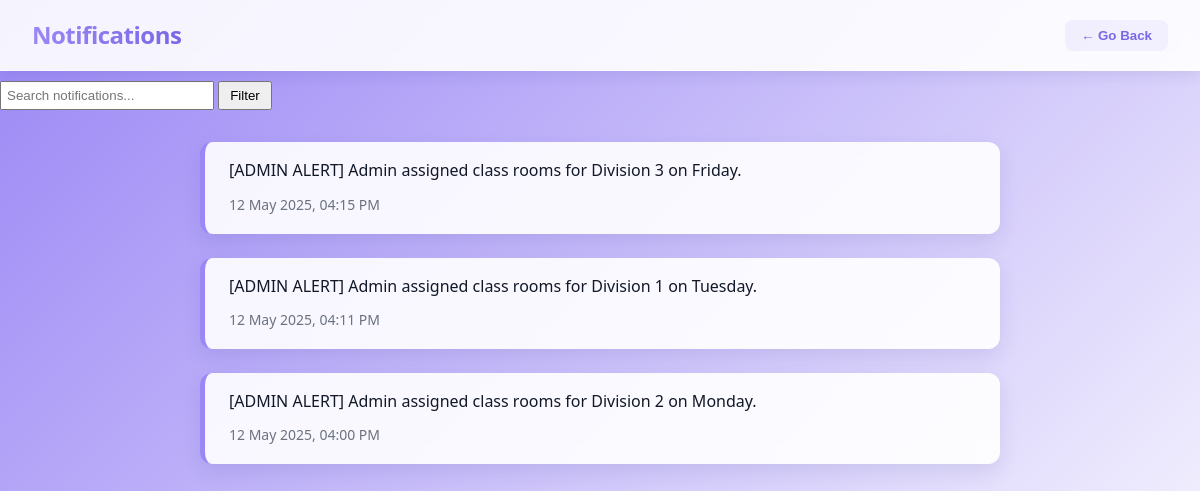
The app's page /notification (signed in) with its own data.
### website/models.py (models this page shows)
class Notification(db.Model):
  id = db.Column(db.Integer, primary_key=True)
  user_id = db.Column(db.Integer, db.ForeignKey('user.id'))
  message = db.Column(db.String(500))
  timestamp = db.Column(db.DateTime(timezone=True), default=func.now())

### website/views.py (the view)
@views.route('/notification')
@login_required
def notification():
    keyword = request.args.get('keyword', '').lower()
    notifications = Notification.query.filter_by(user_id=current_user.id).order_by(Notification.timestamp.desc()).all()
    if keyword:
        notifications = [n for n in notifications if keyword in n.message.lower()]
    return render_template("notifications.html", user=current_user, notifications=notifications, keyword=keyword)

### website/__init__.py (called while the page is built)
def create_app():
    app = Flask(__name__)
    app.config['SECRET_KEY'] = 'love'
    app.config['SQLALCHEMY_DATABASE_URI'] = f'sqlite:///{DB_NAME}'
    db.init_app(app)
    from .views import views
    from .auth import auth
    app.register_blueprint(views, url_prefix='/')
    app.register_blueprint(auth, url_prefix='/')
    from .models import User, Workspace  # Import Workspace model
    with app.app_context():
        db.create_all()
        seed_workspaces()  # Seed default workspaces
    login_manager = LoginManager()
    login_manager.login_view = 'auth.login'
    login_manager.init_app(app)
    @login_manager.user_loader
    def load_user(id):
        return User.query.get(int(id))
    return app

### website/templates/notifications.html (shortened to what this page needs)
<!DOCTYPE html>
<html lang="en">
<head>
    <link rel="stylesheet" href="{{ url_for('static', filename='styles/notifications.css') }}">
</head>
<body>
    <header class="header">
        <h1>Notifications</h1>
        <div class="back">
            <button onclick="goBack()">← Go Back</button>
        </div>
    </header>
    <form method="get" class="filter-form">
        <input type="text" name="keyword" placeholder="Search notifications..." value="{{ keyword }}">
        <button type="submit">Filter</button>
    </form>
    <main class="notifications">
        {% if notifications %}
            {% for notification in notifications %}
            <div class="notification-item">
                <p>{{ notification.message }}</p>
                <span>{{ notification.timestamp.strftime('%d %b %Y, %I:%M %p') }}</span>
            </div>
            {% endfor %}
        {% else %}
            <p>No notifications found.</p>
        {% endif %}
    </main>
</body>
</html>

### website/static/styles/notifications.css (style rules this page uses)
body { background: linear-gradient(135deg, #9b87f5 0%, #ffffff 100%); font-family: 'Segoe UI', Tahoma, Geneva, Verdana, sans-serif; color: #333; margin: 0; padding: 0; line-height: 1.6; min-height: 100vh; overflow-x: hidden; }
.header { background: rgba(255, 255, 255, 0.9); backdrop-filter: blur(8px); border-bottom: 1px solid rgba(255, 255, 255, 0.3); box-shadow: 0 4px 15px rgba(31, 38, 135, 0.1); padding: 1rem 2rem; display: flex; justify-content: space-between; align-items: center; position: sticky; top: 0; z-index: 10; }
.header h1 { font-size: 1.5rem; font-weight: 600; background: linear-gradient(to right, #9b87f5, #7868e6); -webkit-background-clip: text; background-clip: text; -webkit-text-fill-color: transparent; letter-spacing: -0.5px; margin: 0; }
.back button { background: rgba(155, 135, 245, 0.1); border: none; color: #7868e6; padding: 0.5rem 1rem; font-weight: 600; border-radius: 8px; transition: background-color 0.3s ease; }
.notifications { max-width: 800px; margin: 2rem auto; padding: 0 1.5rem; }
.notification-item { background: rgba(255, 255, 255, 0.9); border-left: 5px solid #9b87f5; border-radius: 12px; padding: 1rem 1.5rem; margin-bottom: 1.5rem; box-shadow: 0 8px 20px rgba(31, 38, 135, 0.1); backdrop-filter: blur(8px); transition: all 0.3s ease; }
.notification-item p { font-size: 1rem; color: #111827; margin: 0 0 0.5rem 0; font-weight: 500; }
.notification-item span { font-size: 0.875rem; color: #6b7280; }
.filter-form { margin: 10px 0; }
.filter-form input { padding: 5px; width: 200px; }
.filter-form button { padding: 5px 10px; }

### records on screen
Notification: message "[ADMIN ALERT] Admin assigned class rooms for Division 3 on Friday.", timestamp "12 May 2025, 04:15 PM"
Notification: message "[ADMIN ALERT] Admin assigned class rooms for Division 1 on Tuesday.", timestamp "12 May 2025, 04:11 PM"
Notification: message "[ADMIN ALERT] Admin assigned class rooms for Division 2 on Monday.", timestamp "12 May 2025, 04:00 PM"
